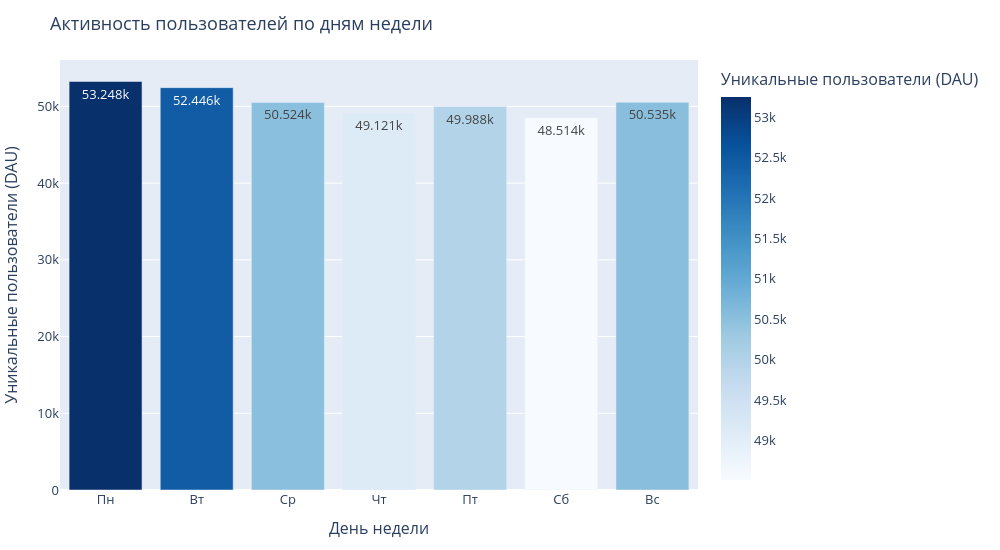
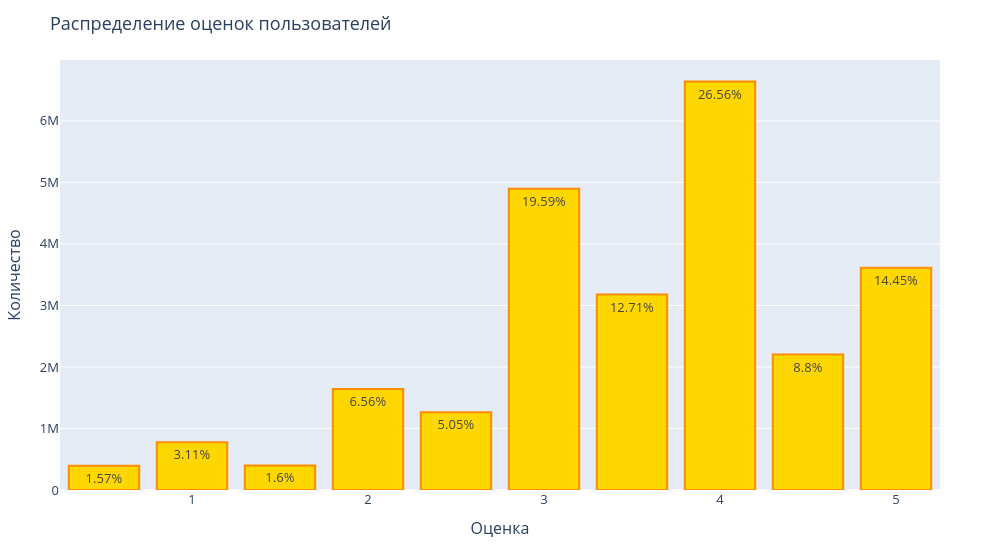
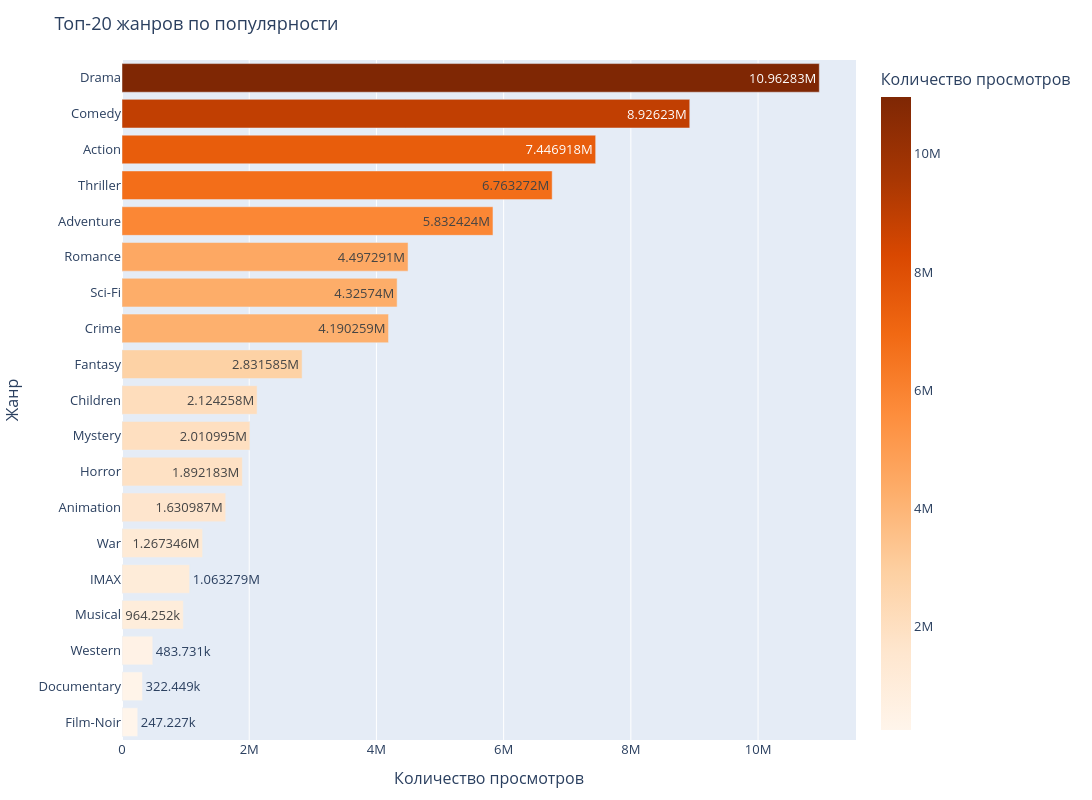
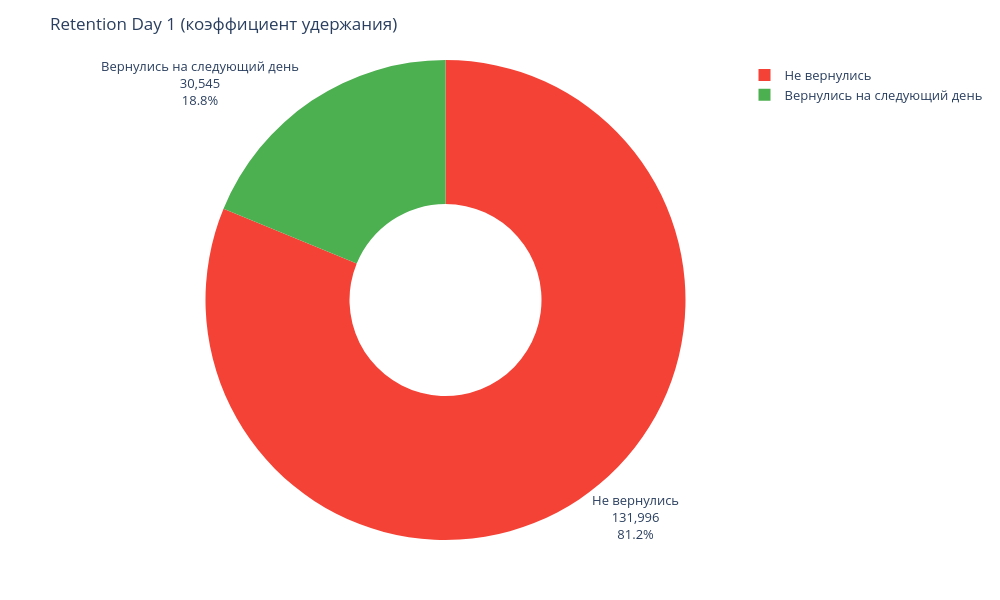

These figures' notebook cell, in order:
### Code cell
import duckdb
import pandas as pd
from pathlib import Path
import plotly.express as px
import plotly.graph_objects as go
import warnings

warnings.filterwarnings('ignore')


con = duckdb.connect()

ratings_path = Path('..', 'data', 'raw', 'ml-25m', 'ratings.csv')
movies_path = Path('..', 'data', 'raw', 'ml-25m', 'movies.csv')

print("\nЗагрузка данных")

ratings_df = pd.read_csv(ratings_path)
movies_df = pd.read_csv(movies_path)

print(f"raw_ratings: {len(ratings_df):,} строк")
print(f"raw_movies: {len(movies_df):,} строк")

con.register('ratings_temp', ratings_df)
con.register('movies_temp', movies_df)
con.execute("CREATE TABLE raw_ratings AS SELECT * FROM ratings_temp")
con.execute("CREATE TABLE raw_movies AS SELECT * FROM movies_temp")

# Трансформация
con.execute("""
    CREATE TABLE user_activity AS
    SELECT 
        r.userId, r.movieId, r.rating, r.timestamp,
        to_timestamp(r.timestamp) AS datetime,
        CAST(to_timestamp(r.timestamp) AS DATE) AS date,
        DATE_PART('hour', to_timestamp(r.timestamp)) AS hour,
        m.title, m.genres
    FROM raw_ratings r
    LEFT JOIN raw_movies m ON r.movieId = m.movieId
""")

print(f"user_activity: {con.execute('SELECT COUNT(*) FROM user_activity').fetchone()[0]:,} строк")



# ## График 1: Активность пользователей по дням недели

dow_activity = con.execute("""
    SELECT 
        CASE 
            WHEN DATE_PART('dow', date) = 0 THEN 6
            ELSE DATE_PART('dow', date) - 1
        END as day_of_week_monday,
        COUNT(DISTINCT userId) as dau
    FROM user_activity
    GROUP BY day_of_week_monday
    ORDER BY day_of_week_monday
""").df()

days = ['Пн', 'Вт', 'Ср', 'Чт', 'Пт', 'Сб', 'Вс']
dow_activity['day_name'] = dow_activity['day_of_week_monday'].astype(int).map(lambda x: days[x])

fig = px.bar(
    dow_activity,
    x='day_name',
    y='dau',
    title='Активность пользователей по дням недели',
    labels={'day_name': 'День недели', 'dau': 'Уникальные пользователи (DAU)'},
    color='dau',
    color_continuous_scale='Blues',
    text_auto=True
)

fig.update_layout(
    width=1000, height=550,
    margin=dict(l=60, r=60, t=60, b=60),
    showlegend=False,
    xaxis={'categoryorder': 'array', 'categoryarray': ['Пн', 'Вт', 'Ср', 'Чт', 'Пт', 'Сб', 'Вс']},
    font=dict(size=13)
)

fig.show()

# ## График 2: Распределение оценок

rating_dist = con.execute("""
    SELECT 
        rating,
        COUNT(*) as count,
        ROUND(COUNT(*) * 100.0 / SUM(COUNT(*)) OVER(), 2) as percentage
    FROM raw_ratings
    GROUP BY rating
    ORDER BY rating
""").df()

fig = go.Figure(data=[
    go.Bar(
        x=rating_dist['rating'],
        y=rating_dist['count'],
        marker_color='gold',
        marker_line_color='darkorange',
        marker_line_width=2,
        text=rating_dist['percentage'].astype(str) + '%',
        textposition='auto'
    )
])

fig.update_layout(
    title='Распределение оценок пользователей',
    xaxis_title='Оценка',
    yaxis_title='Количество',
    xaxis=dict(tickmode='linear', tick0=1, dtick=1),
    width=1000, height=550,
    margin=dict(l=60, r=60, t=60, b=60),
    showlegend=False,
    font=dict(size=13)
)

fig.show()


# ## График 3: Топ-20 жанров по популярности

genre_stats = con.execute("""
    WITH genre_expanded AS (
        SELECT 
            userId, movieId, rating,
            TRIM(UNNEST(STRING_SPLIT(genres, '|'))) as genre
        FROM user_activity
        WHERE genres IS NOT NULL AND genres != '(no genres listed)'
    )
    SELECT 
        genre,
        COUNT(DISTINCT userId) as unique_users,
        COUNT(*) as total_views,
        ROUND(AVG(rating), 2) as avg_rating
    FROM genre_expanded
    GROUP BY genre
    ORDER BY total_views DESC
    LIMIT 20
""").df()

fig = px.bar(
    genre_stats,
    x='total_views',
    y='genre',
    orientation='h',
    title='Топ-20 жанров по популярности',
    labels={'total_views': 'Количество просмотров', 'genre': 'Жанр'},
    color='total_views',
    color_continuous_scale='Oranges',
    text_auto=True
)

fig.update_layout(
    width=1100, height=800,
    margin=dict(l=120, r=60, t=60, b=60),
    yaxis={'categoryorder': 'total ascending'},
    showlegend=False,
    font=dict(size=13)
)

fig.show()


# ## График 4: Коэффициент удержания (Retention)

retention = con.execute("""
    WITH user_first_day AS (
        SELECT userId, MIN(date) as first_day
        FROM user_activity
        GROUP BY userId
    ),
    user_next_day AS (
        SELECT 
            ufd.userId, ufd.first_day,
            MAX(CASE WHEN ua.date = ufd.first_day + INTERVAL '1 day' THEN 1 ELSE 0 END) as returned_next_day
        FROM user_first_day ufd
        LEFT JOIN user_activity ua ON ufd.userId = ua.userId 
        GROUP BY ufd.userId, ufd.first_day
    )
    SELECT 
        COUNT(DISTINCT userId) as cohort_size,
        SUM(returned_next_day) as returned,
        ROUND(SUM(returned_next_day) * 100.0 / COUNT(DISTINCT userId), 2) as retention_rate
    FROM user_next_day
""").fetchall()

cohort_size = retention[0][0]
returned = retention[0][1]
not_returned = cohort_size - returned

fig = go.Figure(data=[go.Pie(
    labels=['Вернулись на следующий день', 'Не вернулись'],
    values=[returned, not_returned],
    hole=.4,
    marker_colors=['#4CAF50', '#F44336'],
    textinfo='label+percent+value',
    textposition='outside',
    automargin=True,
    textfont=dict(size=13)
)])

fig.update_layout(
    title='Retention Day 1 (коэффициент удержания)',
    width=1000, height=600,
    margin=dict(l=60, r=60, t=60, b=60),
    showlegend=True,
    legend=dict(font=dict(size=13))
)

fig.show()

print(f"\n Retention Rate: {retention[0][2]:.1f}%")
print(f"   Когорта: {cohort_size:,} пользователей")
print(f"   Вернулись: {returned:,} пользователей")


# ## График 5: Активность по часам суток

hourly_activity = con.execute("""
    SELECT 
        hour,
        COUNT(DISTINCT userId) as dau,
        COUNT(*) as total_ratings
    FROM user_activity
    GROUP BY hour
    ORDER BY hour
""").df()

fig = px.line(
    hourly_activity,
    x='hour',
    y='dau',
    title='Активность пользователей по часам суток',
    labels={'hour': 'Час суток', 'dau': 'Уникальные пользователи (DAU)'},
    markers=True,
    line_shape='spline'
)

fig.update_traces(
    line=dict(color='blue', width=3),
    marker=dict(size=8, color='blue')
)

fig.update_layout(
    width=1000, height=550,
    margin=dict(l=60, r=60, t=60, b=60),
    xaxis=dict(tickmode='linear', tick0=0, dtick=2),
    showlegend=False,
    font=dict(size=13),
    hovermode='x unified'
)

fig.show()

peak_hour = hourly_activity.loc[hourly_activity['dau'].idxmax()]
print(f"\n Пик активности: {int(peak_hour['hour'])}:00 ({peak_hour['dau']:,} пользователей)")


# ## График 6: Средний рейтинг по жанрам 

genre_rating_dist = con.execute("""
    WITH genre_expanded AS (
        SELECT 
            rating,
            TRIM(UNNEST(STRING_SPLIT(genres, '|'))) as genre
        FROM user_activity
        WHERE genres IS NOT NULL AND genres != '(no genres listed)'
    )
    SELECT 
        genre,
        ROUND(AVG(rating), 2) as avg_rating,
        COUNT(*) as count
    FROM genre_expanded
    GROUP BY genre
    HAVING COUNT(*) > 5000
    ORDER BY avg_rating DESC
""").df()

fig = px.bar(
    genre_rating_dist,
    x='genre',
    y='avg_rating',
    title='Средний рейтинг по жанрам',
    labels={'genre': 'Жанр', 'avg_rating': 'Средний рейтинг'},
    color='avg_rating',
    color_continuous_scale='RdYlGn',
    text_auto='.2f'
)

fig.update_layout(
    width=1000, height=650,
    margin=dict(l=60, r=60, t=60, b=80),
    xaxis={'tickangle': 45},
    showlegend=False,
    font=dict(size=13)
)

fig.show()

print(" Итоговая статистика")

total_users = con.execute("SELECT COUNT(DISTINCT userId) FROM raw_ratings").fetchone()[0]
total_movies = con.execute("SELECT COUNT(DISTINCT movieId) FROM raw_ratings").fetchone()[0]
total_ratings = con.execute("SELECT COUNT(*) FROM raw_ratings").fetchone()[0]
avg_rating = con.execute("SELECT ROUND(AVG(rating), 2) FROM raw_ratings").fetchone()[0]

print(f"\n Объём данных:")
print(f"   • Всего пользователей: {total_users:,}")
print(f"   • Всего фильмов: {total_movies:,}")
print(f"   • Всего оценок: {total_ratings:,}")
print(f"   • Средний рейтинг:  {avg_rating}")


con.close()

### Figure 1 — Plotly figure (JSON) as saved in the notebook; plotly's stock layout.template omitted (floating-point values rounded to 4 significant figures)
{"data": [{"hovertemplate": "День недели=%{x}<br>Уникальные пользователи (DAU)=%{marker.color}<extra></extra>", "legendgroup": "", "marker": {"color": [53248, 52446, 50524, 49121, 49988, 48514, 50535], "coloraxis": "coloraxis", "pattern": {"shape": ""}}, "name": "", "orientation": "v", "showlegend": false, "textposition": "auto", "texttemplate": "%{y}", "type": "bar", "x": ["Пн", "Вт", "Ср", "Чт", "Пт", "Сб", "Вс"], "xaxis": "x", "y": [53248, 52446, 50524, 49121, 49988, 48514, 50535], "yaxis": "y"}], "layout": {"barmode": "relative", "coloraxis": {"colorbar": {"title": {"text": "Уникальные пользователи (DAU)"}}, "colorscale": [[0, "rgb(247,251,255)"], [0.125, "rgb(222,235,247)"], [0.25, "rgb(198,219,239)"], [0.375, "rgb(158,202,225)"], [0.5, "rgb(107,174,214)"], [0.625, "rgb(66,146,198)"], [0.75, "rgb(33,113,181)"], [0.875, "rgb(8,81,156)"], [1, "rgb(8,48,107)"]]}, "font": {"size": 13}, "height": 550, "legend": {"tracegroupgap": 0}, "margin": {"b": 60, "l": 60, "r": 60, "t": 60}, "showlegend": false, "title": {"text": "Активность пользователей по дням недели"}, "width": 1000, "xaxis": {"anchor": "y", "categoryarray": ["Пн", "Вт", "Ср", "Чт", "Пт", "Сб", "Вс"], "categoryorder": "array", "domain": [0, 1], "title": {"text": "День недели"}}, "yaxis": {"anchor": "x", "domain": [0, 1], "title": {"text": "Уникальные пользователи (DAU)"}}}}

### Figure 2 — Plotly figure (JSON) as saved in the notebook; plotly's stock layout.template omitted (floating-point values rounded to 4 significant figures)
{"data": [{"marker": {"color": "gold", "line": {"color": "darkorange", "width": 2}}, "text": ["1.57%", "3.11%", "1.6%", "6.56%", "5.05%", "19.59%", "12.71%", "26.56%", "8.8%", "14.45%"], "textposition": "auto", "type": "bar", "x": [0.5, 1.0, 1.5, 2.0, 2.5, 3.0, 3.5, 4.0, 4.5, 5.0], "y": [393068, 776815, 399490, 1640868, 1262797, 4896928, 3177318, 6639798, 2200539, 3612474]}], "layout": {"font": {"size": 13}, "height": 550, "margin": {"b": 60, "l": 60, "r": 60, "t": 60}, "showlegend": false, "title": {"text": "Распределение оценок пользователей"}, "width": 1000, "xaxis": {"dtick": 1, "tick0": 1, "tickmode": "linear", "title": {"text": "Оценка"}}, "yaxis": {"title": {"text": "Количество"}}}}

### Figure 3 — Plotly figure (JSON) as saved in the notebook; plotly's stock layout.template omitted (floating-point values rounded to 4 significant figures)
{"data": [{"hovertemplate": "Количество просмотров=%{marker.color}<br>Жанр=%{y}<extra></extra>", "legendgroup": "", "marker": {"color": [10962833, 8926230, 7446918, 6763272, 5832424, 4497291, 4325740, 4190259, 2831585, 2124258, 2010995, 1892183, 1630987, 1267346, 1063279, 964252, 483731, 322449, 247227], "coloraxis": "coloraxis", "pattern": {"shape": ""}}, "name": "", "orientation": "h", "showlegend": false, "textposition": "auto", "texttemplate": "%{x}", "type": "bar", "x": [10962833, 8926230, 7446918, 6763272, 5832424, 4497291, 4325740, 4190259, 2831585, 2124258, 2010995, 1892183, 1630987, 1267346, 1063279, 964252, 483731, 322449, 247227], "xaxis": "x", "y": ["Drama", "Comedy", "Action", "Thriller", "Adventure", "Romance", "Sci-Fi", "Crime", "Fantasy", "Children", "Mystery", "Horror", "Animation", "War", "IMAX", "Musical", "Western", "Documentary", "Film-Noir"], "yaxis": "y"}], "layout": {"barmode": "relative", "coloraxis": {"colorbar": {"title": {"text": "Количество просмотров"}}, "colorscale": [[0, "rgb(255,245,235)"], [0.125, "rgb(254,230,206)"], [0.25, "rgb(253,208,162)"], [0.375, "rgb(253,174,107)"], [0.5, "rgb(253,141,60)"], [0.625, "rgb(241,105,19)"], [0.75, "rgb(217,72,1)"], [0.875, "rgb(166,54,3)"], [1, "rgb(127,39,4)"]]}, "font": {"size": 13}, "height": 800, "legend": {"tracegroupgap": 0}, "margin": {"b": 60, "l": 120, "r": 60, "t": 60}, "showlegend": false, "title": {"text": "Топ-20 жанров по популярности"}, "width": 1100, "xaxis": {"anchor": "y", "domain": [0, 1], "title": {"text": "Количество просмотров"}}, "yaxis": {"anchor": "x", "categoryorder": "total ascending", "domain": [0, 1], "title": {"text": "Жанр"}}}}

### Figure 4 — Plotly figure (JSON) as saved in the notebook; plotly's stock layout.template omitted (floating-point values rounded to 4 significant figures)
{"data": [{"automargin": true, "hole": 0.4, "labels": ["Вернулись на следующий день", "Не вернулись"], "marker": {"colors": ["#4CAF50", "#F44336"]}, "textfont": {"size": 13}, "textinfo": "label+percent+value", "textposition": "outside", "type": "pie", "values": [30545, 131996]}], "layout": {"height": 600, "legend": {"font": {"size": 13}}, "margin": {"b": 60, "l": 60, "r": 60, "t": 60}, "showlegend": true, "title": {"text": "Retention Day 1 (коэффициент удержания)"}, "width": 1000}}
